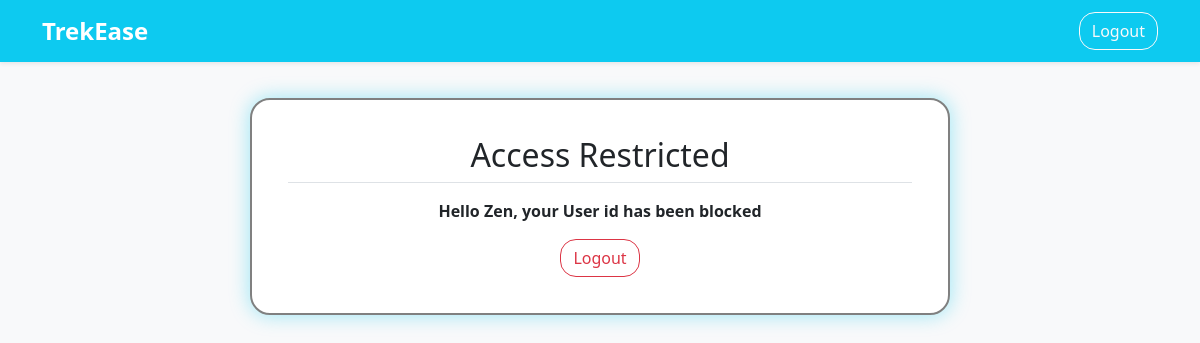
/profile/4, run on an earlier commit of the app's database.
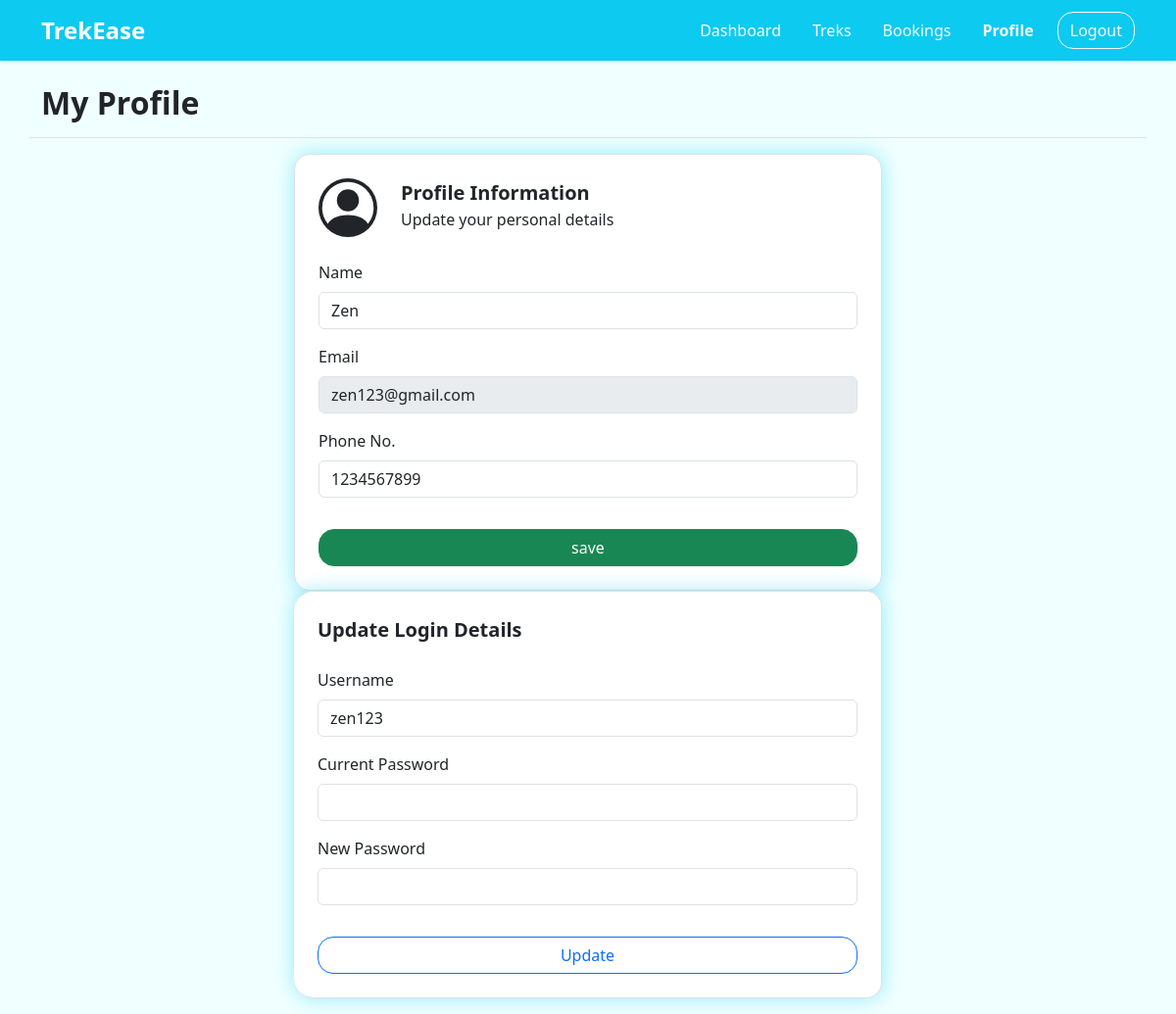
And on a later commit of the database.
### application/models.py (models this page shows)
class User(db.Model):
    __tablename__ = "user"
    id = db.Column(db.Integer(), primary_key=True)
    username = db.Column(db.String(30), unique=True, nullable=False)
    name = db.Column(db.String(30), nullable=False)
    email = db.Column(db.String(80), unique=True, nullable=False)
    password = db.Column(db.String, nullable=False)
    phone_no = db.Column(db.String(10), unique=True)
    status = db.Column(db.String, default="Active")
    role = db.Column(db.String, default="user", nullable=True)
    created_at = db.Column(db.Date, default=date.today)
    bookings = db.relationship("Booking", backref="user")
    assigned_trek = db.relationship("Trek", backref="staff")

### application/controllers.py (the view, shortened to what this page needs)
@app.route("/profile/<int:user_id>", methods=['GET', 'POST'])
def profile(user_id):
    user = User.query.get(user_id)
    return render_template("/user/profile.html", user=user)

### templates/user/profile.html (shortened to what the changed rows need)
<!DOCTYPE html>
<html lang="en">
<head>
    <link href="https://cdn.jsdelivr.net/npm/bootstrap@5.3.2/dist/css/bootstrap.min.css" rel="stylesheet">
    <link rel="stylesheet" href="/static/style.css">
</head>
{% if user.status == "Blacklisted" %}
<body class="d-flex flex-column min-vh-100 bg-light">
    <nav class="navbar navbar-expand-lg navbar-dark bg-info shadow-sm">
        <div class="container">
            <div class="navbar-brand ">
                <a class="navbar-brand fw-bold fs-4" href="#">TrekEase</a>
            </div>
            <ul class="nav align-items-center">
                <li class="nav-item ms-2">
                    <a href="/" class="btn btn-outline-light rounded-4">Logout</a>
                </li>
            </ul>
        </div>
    </nav>
    <div class="container text-center" id="pending-message">
        <h2 class="mb-3 border-bottom pb-2">Access Restricted</h2>
        <p class=" fs-6 fw-semibold ">Hello {{user.name}}, your User id has been blocked</p>
        <a href="/" class="btn btn-outline-danger rounded-4">Logout</a>
    </div>
</body>
{% else %}
<body>
    <nav class="navbar navbar-expand-lg navbar-dark bg-info shadow-sm">
        <div class="container">
            <div class="navbar-brand ">
                <a class="navbar-brand fw-bold fs-4" href="/user_dashboard/{{user.id}}">TrekEase</a>
            </div>
            <ul class="nav align-items-center">
                <li class="nav-item"><a class="nav-link active link-light"
                        href="/user_dashboard/{{user.id}}">Dashboard</a></li>
                <li class="nav-item"><a class="nav-link link-light" href="/user_treks/{{user.id}}">Treks</a></li>
                <li class="nav-item"><a class="nav-link link-light" href="/my_bookings/{{user.id}}">Bookings</a></li>
                <li class="nav-item"><a class="nav-link link-light fw-bold" href="/profile/{{user.id}}">Profile</a></li>
                <li class="nav-item ms-2">
                    <a href="/" class="btn btn-outline-light rounded-4">Logout</a>
                </li>
            </ul>
        </div>
    </nav>
    <br>
    <div class="container d-flex justify-content-between align-items-center w-100 border-bottom pb-2">
        <h2 class="fw-semibold">My Profile</h2>
    </div>
    <br>
    <div class="container my-3">
        <div class="row g-4 ">
            <div class="col-md-6  p-4 border rounded-4" id="form-body">
                <div class="  row">
                    <div class="col-auto">
                        <p class="mb-0 fw-semibold fs-5">Profile Information</p>
                        <p class="my-0 text-mute fs-6">Update your personal details</p>
                    </div>
                </div><br>
                <form class="row g-3" action="" method="POST">
                    <div class="col-12">
                        <label for="inputAddress" class="form-label">Name</label>
                        <input type="text" class="form-control" id="inputAddress" value="{{user.name}}" required
                            name="name">
                    </div>
                    <div class="col-12">
                        <label for="inputAddress1" class="form-label">Email</label>
                        <input type="Email" class="form-control" id="inputAddress1" value="{{user.email}}" disabled required
                            name="email">
                    </div>
                    <div class="col-12">
                        <label for="inputAddress2" class="form-label">Phone No.</label>
                        <input type="text" class="form-control" id="inputAddress2" value="{{user.phone_no}}" required
                            name="phone_no">
                    </div>
                    <div class=" d-grid gap-2">
                        <input type="submit" class="btn btn-success rounded-4" value="save">
                    </div>
                </form>
            </div>
            <div class="col-md-6 p-4 border border-start-0 rounded-end-4" id="form-body">
                <div class="  row">
                    <div class="col-auto">
                        <p class="mb-0 fw-semibold fs-5">Update Login Details</p>
                    </div>
                </div><br>
                <form class="row g-3" action="#" method="POST">
                    <div class="col-12">
                        <label for="inpuUsername" class="form-label">Username</label>
                        <input type="Text" class="form-control" id="inputUsername" value="{{user.username}}" disabledrequired
                            name="username">
                    </div>
                    <div class="col-md-12">
                        <label for="inputCurrent4" class="form-label">Current Password</label>
                        <input type="password" class="form-control" id="inputCurrent4" name="current" required>
                    </div>
                    <div class="col-md-12">
                        <label for="inputPassword4" class="form-label">New Password</label>
                        <input type="password" class="form-control" id="inputPassword4" name="updated" required>
                    </div>
                    <div class="text-center d-grid gap-2">
                        <input type="submit" class="btn btn-outline-primary rounded-4" value="Update">
                    </div>
                </form>
            </div>
        </div>
    </div>
</body>
{% endif %}
</html>

What changed in the data, as far as the page shows it:
changed User "Zen": status "Blacklisted" → "Active" (drawn); email (not shown) → "zen123@gmail.com"; phone_no (not shown) → "1234567899"; username (not shown) → "zen123"
Also different on the page:
form field value: (not shown) → "save"
form field value: (not shown) → "Update"
text no longer shown: "Access Restricted Hello , your User id has been blocked"
text now shown: "Dashboard Treks Bookings Profile My Profile Profile Information Update your personal details Name Email Phone No. Update Login Details Username Current Password New Password"
